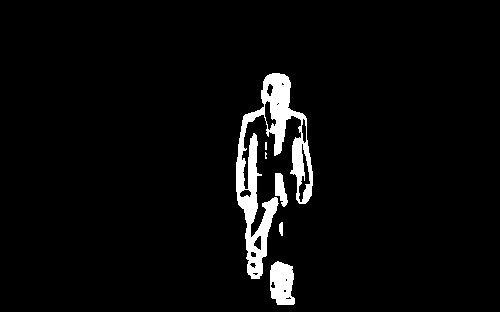
#> input picture Questoes_Primeira_Lista/Questão 2/questao1.png, 500 x 312 px
$ python questao2.py
#> lines starting #> are read from the running program, lines starting #| are printed output that depends on the picture; after the words box and inside, x2 and y2 are one past the last pixel; in counts of white or black regions, pixels touching at a corner belong together
import cv2
import numpy as np

imagem = cv2.imread('questao1.png')
#> imagem is the input picture: shape (312, 500, 3); 4.1% white; 6 white regions (2 under 20 px), largest, box (x1, y1, x2, y2) and area: (236, 73, 313, 279) 5186, (270, 261, 295, 305) 873, (275, 173, 288, 207) 273, (279, 222, 283, 236) 47
cv2.waitKey(0)

cinza = cv2.cvtColor(imagem, cv2.COLOR_BGR2GRAY)

bordas = cv2.Canny(cinza, 5, 200)
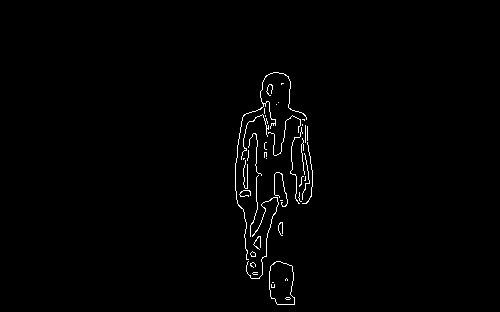
#> bordas: shape (312, 500); 1% white in thin lines or dots, all inside (x1, y1, x2, y2) = (235, 72, 313, 305)
cv2.waitKey(0)

contornos, h = cv2.findContours(bordas,
	cv2.RETR_EXTERNAL, cv2.CHAIN_APPROX_NONE)
#> contornos = 38 contours, 36 with area under 20; largest, box (x1, y1, x2, y2) and area: (269, 261, 295, 305) 898, (235, 72, 307, 260) 21; h = 38 rows, first 6: [1, -1, -1, -1], [2, 0, -1, -1], [3, 1, -1, -1], [4, 2, -1, -1], [5, 3, -1, -1], [6, 4, -1, -1]

cv2.drawContours(imagem, contornos, -1, (0, 0, 255), 3)
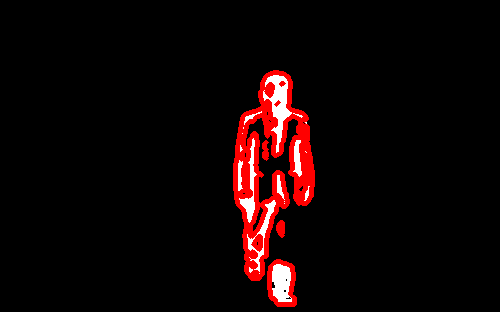
#> imagem: shape (312, 500, 3); 4.66% of pixels changed, all inside (x1, y1, x2, y2) = (233, 70, 315, 307)

cv2.imwrite('questao2.png', imagem)
cv2.imshow('Resultado', imagem)
cv2.waitKey(0)
cv2.destroyAllWindows()
